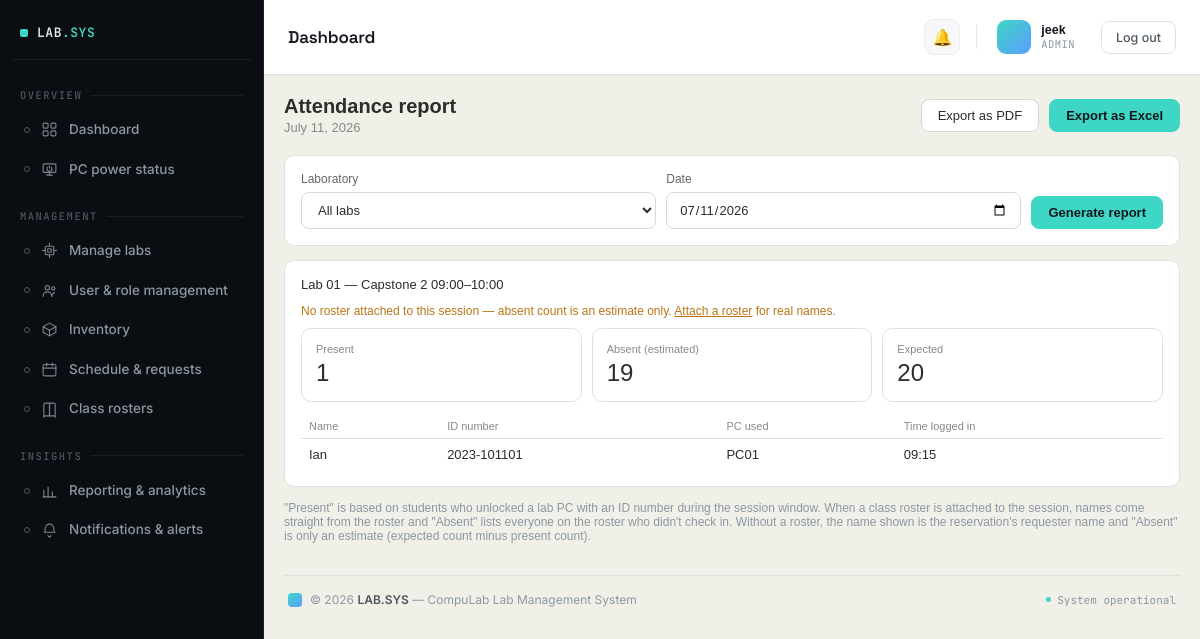
Screenshot of /labs/reports/attendance/ (signed in) with the database file from the repository.
### accounts/models.py (models this page shows, shortened)
class User(AbstractUser):
    ROLE_CHOICES = [
        ('admin', 'Admin'),
        ('incharge', 'Lab In-charge'),
        ('instructor', 'Instructor'),
        ('student', 'Student'),
    ]
    role = models.CharField(max_length=20, choices=ROLE_CHOICES, default='instructor')
    id_number = models.CharField(
        max_length=50, blank=True, default='',
        help_text='Student/Instructor ID — used to match this account to reservation requests and lab PC check-ins. Separate from the login username.'
    )
    assigned_lab = models.ForeignKey(
        'labs.Lab',
        null=True,
        blank=True,
        on_delete=models.SET_NULL,
        related_name='assigned_users'
    )
    email_notifications_enabled = models.BooleanField(default=True)

class ActivityLog(models.Model):
    ACTION_CHOICES = [
        ('register', 'User Registered'),
        ('activate', 'Account Activated'),
        ('deactivate', 'Account Deactivated'),
        ('delete', 'User Deleted'),
        ('reset_password', 'Password Reset'),
        ('pc_unlock', 'Lab PC Unlocked'),
    ]
    actor = models.ForeignKey(
        settings.AUTH_USER_MODEL,
        null=True,
        on_delete=models.SET_NULL,
        related_name='actions_performed'
    )
    action = models.CharField(max_length=20, choices=ACTION_CHOICES)
    target_username = models.CharField(max_length=150)
    details = models.TextField(blank=True)
    pc = models.ForeignKey(
        'labs.PC',
        null=True, blank=True,
        on_delete=models.SET_NULL,
        related_name='usage_logs',
        help_text='The lab PC this event happened on, set for pc_unlock events. Lets us answer "which PC was used on date X" reliably.',
    )
    created_at = models.DateTimeField(auto_now_add=True)
    class Meta:
        ordering = ['-created_at']

### scheduling/models.py (models this page shows, shortened)
class Session(models.Model):
    REQUESTER_TYPE = [
        ('instructor', 'Instructor'),
        ('student', 'Student'),
    ]
    lab = models.ForeignKey('labs.Lab', on_delete=models.CASCADE, related_name='sessions')
    instructor = models.ForeignKey(
        settings.AUTH_USER_MODEL, on_delete=models.SET_NULL, null=True, blank=True,
        related_name='sessions',
        help_text='Optional — only set when the requester has a matching CompuLab account.'
    )
    roster = models.ForeignKey(
        ClassRoster, on_delete=models.SET_NULL, null=True, blank=True, related_name='sessions',
        help_text='Optional — attach a class roster so attendance reports can show real present/absent names.'
    )
    requester_type = models.CharField(max_length=10, choices=REQUESTER_TYPE, default='instructor')
    requester_name = models.CharField(max_length=150, default='')
    requester_id_number = models.CharField(
        max_length=50, default='', help_text='Student ID or Instructor ID presented at the lab PC.'
    )
    reservation_code = models.CharField(max_length=12, unique=True, null=True, blank=True)
    subject = models.CharField(max_length=200)
    date = models.DateField()
    start_time = models.TimeField()
    end_time = models.TimeField()
    student_count = models.PositiveIntegerField(default=0)
    created_at = models.DateTimeField(auto_now_add=True)

### labs/models.py (models this page shows, shortened)
class Lab(models.Model):
    name = models.CharField(max_length=100)
    location = models.CharField(max_length=200, blank=True)
    opening_time = models.TimeField(
        default='07:00',
        help_text='Daily opening time, used as the capacity basis for utilization % in reports.'
    )
    closing_time = models.TimeField(
        default='21:00',
        help_text='Daily closing time, used as the capacity basis for utilization % in reports.'
    )

class PC(models.Model):
    STATUS = [
        ('online', 'Online'),
        ('offline', 'Offline'),
        ('in_use', 'In Use'),
        ('issue', 'Has Issue'),
    ]
    lab = models.ForeignKey(Lab, on_delete=models.CASCADE, related_name='pcs')
    pc_id = models.CharField(max_length=10)
    ip_address = models.GenericIPAddressField(
        null=True, blank=True,
        help_text='Used to actually check whether this PC is reachable on the network.'
    )
    status = models.CharField(max_length=10, choices=STATUS, default='offline')
    last_active = models.DateTimeField(null=True, blank=True)
    current_user = models.ForeignKey(
        settings.AUTH_USER_MODEL,
        null=True, blank=True,
        on_delete=models.SET_NULL,
        related_name='pcs_in_use',
        help_text="The student currently signed in on this PC, set when they unlock it with their Student ID and password. Cleared once the PC goes offline or is reassigned.",
    )

### labs/reports.py (the view)
# urls.py: path('reports/attendance/', reports.AttendanceReportView.as_view(), name='report_attendance'),
class AttendanceReportView(RoleRequiredMixin, TemplateView):
    allowed_roles = ['admin', 'incharge']
    template_name = 'labs/reports/attendance.html'
    def get_context_data(self, **kwargs):
        ctx = super().get_context_data(**kwargs)
        ctx.update(_attendance_data(self.request))
        return ctx

### accounts/context_processors.py (called while the page is built)
def sidebar_counts(request):
    if not request.user.is_authenticated:
        return {}
    return {
        'unread_notifications_count': Notification.objects.filter(
            user=request.user, read=False
        ).count(),
        'open_issues_count': Issue.objects.filter(status='open').count()
        if request.user.role in ['admin', 'incharge'] else 0,
    }

### accounts/mixins.py (called while the page is built)
    def dispatch(self, request, *args, **kwargs):
        if not request.user.is_authenticated:
            return self.handle_no_permission()
        if self.allowed_roles and request.user.role not in self.allowed_roles:
            raise PermissionDenied
        return super().dispatch(request, *args, **kwargs)

### labs/reports.py (called while the page is built)
def _parse_date(value, fallback):
    if not value:
        return fallback
    try:
        return datetime.strptime(value, '%Y-%m-%d').date()
    except ValueError:
        return fallback

### compulab/templates/labs/reports/attendance.html (shortened to what this page needs)
{% extends "base.html" %}
{% block content %}
<div class="page-header">
  <div>
    <h1>Attendance report</h1>
    <div class="sub">{{ day }}</div>
  </div>
  <div style="display:flex; gap:10px;">
    <a href="{% url 'report_attendance_export' %}?{{ request.GET.urlencode }}&format=pdf" class="action-btn">Export as PDF</a>
    <a href="{% url 'report_attendance_export' %}?{{ request.GET.urlencode }}&format=excel" class="action-btn primary">Export as Excel</a>
  </div>
</div>
<div class="card">
  <form method="get" class="form-row" style="grid-template-columns: 1fr 1fr auto; align-items:end; gap:10px;">
    <div class="form-group" style="margin-bottom:0">
      <label class="form-label">Laboratory</label>
      <select name="lab" class="form-control">
        <option value="">All labs</option>
      </select>
    </div>
    <div class="form-group" style="margin-bottom:0">
      <label class="form-label">Date</label>
      <input type="date" name="day" class="form-control" value="{{ day|date:'Y-m-d' }}">
    </div>
    <div class="form-group" style="margin-bottom:0">
      <button type="submit" class="action-btn primary">Generate report</button>
    </div>
  </form>
</div>
{% for row in rows %}
  <div class="card">
    <div class="section-title">
      {{ row.session.lab.name }} — {{ row.session.subject }}
      <span class="count">{{ row.session.start_time|time:"H:i" }}–{{ row.session.end_time|time:"H:i" }}</span>
    </div>
    {% if row.has_roster %}
      <p style="font-size:12px; color:#3B6D11; margin-bottom:10px;">Roster attached: <a href="{% url 'roster_detail' row.session.roster_id %}">{{ row.session.roster.name }}</a> — present/absent below are real names.</p>
    {% else %}
      <p style="font-size:12px; color:#BA7517; margin-bottom:10px;">No roster attached to this session — absent count is an estimate only. <a href="{% url 'roster_list' %}">Attach a roster</a> for real names.</p>
    {% endif %}
    <div class="metrics" style="grid-template-columns: repeat(3, 1fr); margin-bottom: 12px;">
      <div class="metric green">
        <div class="metric-label">Present</div>
        <div class="metric-val">{{ row.present_count }}</div>
      </div>
      <div class="metric red">
        <div class="metric-label">Absent{% if not row.has_roster %} (estimated){% endif %}</div>
        <div class="metric-val">{{ row.absent_count }}</div>
      </div>
      <div class="metric">
        <div class="metric-label">Expected</div>
        <div class="metric-val">{{ row.expected_count }}</div>
      </div>
    </div>
    <table class="table">
      <thead><tr><th>Name</th><th>ID number</th><th>PC used</th><th>Time logged in</th></tr></thead>
      <tbody>
        {% for p in row.present %}
          <tr>
            <td>{{ p.name }}</td>
            <td>{{ p.id_number }}</td>
            <td>{{ p.pc }}</td>
            <td>{{ p.time|date:"H:i" }}</td>
          </tr>
        {% empty %}
          <tr><td colspan="4"><p class="empty">No PC check-ins recorded for this session.</p></td></tr>
        {% endfor %}
      </tbody>
    </table>
  </div>
{% empty %}
  <div class="card"><p class="empty">No sessions scheduled on this date.</p></div>
{% endfor %}
<p style="font-size:12px; color:#8b98a3;">
  "Present" is based on students who unlocked a lab PC with an ID number during the session window. When a class roster is attached to the session, names come straight from the roster and "Absent" lists everyone on the roster who didn't check in. Without a roster, the name shown is the reservation's requester name and "Absent" is only an estimate (expected count minus present count).
</p>
{% endblock %}

### compulab/templates/dashboard/navbar.html (shortened to what this page needs)
<div class="topbar">
  <div class="topbar-title">{{ page_title|default:"Dashboard" }}</div>
  <div class="topbar-right">
    <div class="topbar-notif">
      <a href="{% url 'notifications' %}" title="Notifications">
        🔔
      </a>
    </div>
    <div class="topbar-user">
      <div class="avatar">
      </div>
      <div class="user-meta">
        <span class="user-name">{{ request.user.get_full_name|default:request.user.username }}</span>
        <span class="user-role">{{ request.user.role|default:"Admin" }}</span>
      </div>
    </div>
    <form method="post" action="{% url 'logout' %}" style="display:inline;">
      <button type="submit" class="btn">Log out</button>
    </form>
  </div>
</div>

### compulab/templates/base.html (style rules this page uses)
* { box-sizing: border-box; margin: 0; padding: 0; }
html, body { height: 100%; }
body { font-family: sans-serif; background: #f1f0e8; color: #2c2c2a; }
:root { --topbar-accent: #3ed6c4; --topbar-accent-tint: rgba(62,214,196,0.12); --topbar-ink-1: #12171d; --topbar-text-1: #4d5761; --topbar-text-2: #8b98a3; }
.metrics { display: grid; grid-template-columns: repeat(4, 1fr); gap: 10px; margin-bottom: 20px; }
.metric { background: white; border: 1px solid #e0e0e0; border-radius: 10px; padding: 14px; }
.metric-label { font-size: 11px; color: #888; margin-bottom: 4px; }
.metric-val { font-size: 24px; font-weight: 500; }
.card { background: white; border: 1px solid #e0e0e0; border-radius: 10px; padding: 16px; margin-bottom: 14px; }
.section-title { font-size: 13px; font-weight: 500; margin-bottom: 12px; }
.table { width: 100%; border-collapse: collapse; font-size: 13px; }
.table th { text-align: left; padding: 6px 8px; color: #888; font-weight: 500; border-bottom: 1px solid #e0e0e0; font-size: 11px; }
.table td { padding: 8px; border-bottom: 1px solid #f0f0f0; }
.table tr:last-child td { border-bottom: none; }
a { color: inherit; }
.page-header { display: flex; align-items: center; justify-content: space-between; margin-bottom: 20px; flex-wrap: wrap; gap: 12px; }
.page-header h1 { font-size: 20px; font-weight: 600; }
.page-header .sub { font-size: 13px; color: #888; margin-top: 2px; }
.action-btn { display: inline-flex; align-items: center; gap: 6px; padding: 8px 16px; border-radius: 8px; border: 1px solid #d8d8d8; background: #fff; color: #2c2c2a; font-size: 13px; font-weight: 500; text-decoration: none; cursor: pointer; }
.action-btn.primary { background: var(--topbar-accent); border-color: var(--topbar-accent); color: var(--topbar-ink-1); font-weight: 600; }
.form-group { margin-bottom: 16px; }
.form-label { display: block; font-size: 12px; font-weight: 500; color: #666; margin-bottom: 6px; }
.form-control { width: 100%; padding: 9px 12px; border: 1px solid #d8d8d8; border-radius: 8px; font-size: 13px; font-family: inherit; background: #fff; color: #2c2c2a; }
.card form input[type="text"], .card form input[type="email"], .card form input[type="password"], .card form input[type="number"], .card form input[type="date"], .card form input[type="time"], .card form select, .card form textarea { width: 100%; padding: 9px 12px; border: 1px solid #d8d8d8; border-radius: 8px; font-size: 13px; font-family: inherit; background: #fff; color: #2c2c2a; }
.form-row { display: grid; grid-template-columns: 1fr 1fr; gap: 14px; }

### compulab/templates/dashboard/navbar.html (style rules this page uses)
.topbar { padding: 16px 24px; border-bottom: 1px solid #e0e0e0; background: white; display: flex; align-items: center; justify-content: space-between; box-shadow: 0 1px 3px rgba(18, 23, 29, 0.03); }
.topbar-title { font-family: 'Space Grotesk', sans-serif; font-size: 17px; font-weight: 600; letter-spacing: -0.01em; color: #12171d; }
.topbar-right { display: flex; align-items: center; gap: 16px; font-size: 13px; color: #555; }
.topbar-notif { position: relative; display: flex; align-items: center; }
.topbar-notif a { position: relative; display: flex; align-items: center; justify-content: center; width: 36px; height: 36px; border-radius: 10px; font-size: 16px; text-decoration: none; color: #4d5761; background: #f7f8f9; border: 1px solid #ececec; transition: background-color 0.15s ease, border-color 0.15s ease, transform 0.15s ease; }
.topbar-user { display: flex; align-items: center; gap: 10px; padding: 4px 10px 4px 4px; border-radius: 12px; transition: background-color 0.15s ease; }
.avatar { width: 34px; height: 34px; border-radius: 9px; background: linear-gradient(135deg, #3ed6c4, #5b9dff); color: #0a0e12; font-family: 'JetBrains Mono', monospace; font-size: 12px; font-weight: 700; display: flex; align-items: center; justify-content: center; flex-shrink: 0; }
.user-meta { display: flex; flex-direction: column; line-height: 1.25; }
.user-name { font-size: 12.5px; font-weight: 600; color: #12171d; white-space: nowrap; }
.user-role { font-size: 10.5px; font-family: 'JetBrains Mono', monospace; color: #8b98a3; text-transform: uppercase; letter-spacing: 0.04em; }
.btn { display: inline-flex; align-items: center; gap: 6px; padding: 8px 14px; border-radius: 8px; font-size: 12.5px; font-weight: 500; border: 1px solid #e0e0e0; background: white; cursor: pointer; text-decoration: none; color: #4d5761; font-family: 'Inter', sans-serif; transition: background-color 0.15s ease, border-color 0.15s ease, color 0.15s ease; }

### rows the page displays
User: user.get_full_name "jeek", user.role "ADMIN"
Session: session.lab.name "Lab 01", session.subject "Capstone 2", session.start_time "09:00", session.end_time "10:00", present_count "1", absent_count "19", expected_count "20", name "Ian"
ActivityLog: id_number "2023-101101", time "09:15"
PC: pc "PC01"

### other values shown
{{ page_title|default:"Dashboard" }} "Dashboard"
{{ day }} "July 11, 2026"
